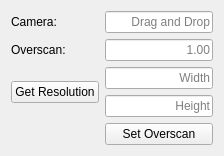
<?xml version="1.0" encoding="UTF-8"?>
<ui version="4.0">
 <class>mainUI</class>
 <widget class="QWidget" name="mainUI">
  <property name="geometry">
   <rect>
    <x>0</x>
    <y>0</y>
    <width>300</width>
    <height>149</height>
   </rect>
  </property>
  <property name="sizePolicy">
   <sizepolicy hsizetype="Fixed" vsizetype="Fixed">
    <horstretch>0</horstretch>
    <verstretch>0</verstretch>
   </sizepolicy>
  </property>
  <property name="minimumSize">
   <size>
    <width>300</width>
    <height>0</height>
   </size>
  </property>
  <property name="maximumSize">
   <size>
    <width>300</width>
    <height>149</height>
   </size>
  </property>
  <property name="windowTitle">
   <string>Set Overscan</string>
  </property>
  <layout class="QGridLayout" name="gridLayout_2">
   <property name="sizeConstraint">
    <enum>QLayout::SetFixedSize</enum>
   </property>
   <item row="0" column="0">
    <layout class="QGridLayout" name="gridLayout">
     <property name="sizeConstraint">
      <enum>QLayout::SetFixedSize</enum>
     </property>
     <item row="3" column="0">
      <widget class="QPushButton" name="uniform_getres">
       <property name="text">
        <string>Get Resolution</string>
       </property>
      </widget>
     </item>
     <item row="3" column="2">
      <layout class="QVBoxLayout" name="verticalLayout">
       <item>
        <widget class="QLineEdit" name="uniform_width">
         <property name="alignment">
          <set>Qt::AlignRight|Qt::AlignTrailing|Qt::AlignVCenter</set>
         </property>
         <property name="placeholderText">
          <string>Width</string>
         </property>
        </widget>
       </item>
       <item>
        <widget class="QLineEdit" name="uniform_height">
         <property name="alignment">
          <set>Qt::AlignRight|Qt::AlignTrailing|Qt::AlignVCenter</set>
         </property>
         <property name="placeholderText">
          <string>Height</string>
         </property>
        </widget>
       </item>
      </layout>
     </item>
     <item row="1" column="2">
      <widget class="QLineEdit" name="uniform_overscan">
       <property name="alignment">
        <set>Qt::AlignRight|Qt::AlignTrailing|Qt::AlignVCenter</set>
       </property>
       <property name="placeholderText">
        <string>1.00</string>
       </property>
      </widget>
     </item>
     <item row="1" column="0">
      <widget class="QLabel" name="label_3">
       <property name="text">
        <string>Overscan:</string>
       </property>
      </widget>
     </item>
     <item row="0" column="0">
      <widget class="QLabel" name="label">
       <property name="text">
        <string>Camera:</string>
       </property>
      </widget>
     </item>
     <item row="0" column="2">
      <widget class="QLineEdit" name="uniform_camera">
       <property name="frame">
        <bool>true</bool>
       </property>
       <property name="alignment">
        <set>Qt::AlignRight|Qt::AlignTrailing|Qt::AlignVCenter</set>
       </property>
       <property name="dragEnabled">
        <bool>true</bool>
       </property>
       <property name="placeholderText">
        <string>Drag and Drop</string>
       </property>
      </widget>
     </item>
     <item row="4" column="2">
      <widget class="QPushButton" name="uniform_set">
       <property name="text">
        <string>Set Overscan</string>
       </property>
      </widget>
     </item>
    </layout>
   </item>
  </layout>
 </widget>
 <tabstops>
  <tabstop>uniform_camera</tabstop>
  <tabstop>uniform_overscan</tabstop>
  <tabstop>uniform_width</tabstop>
  <tabstop>uniform_height</tabstop>
  <tabstop>uniform_getres</tabstop>
  <tabstop>uniform_set</tabstop>
 </tabstops>
 <resources/>
 <connections/>
</ui>
